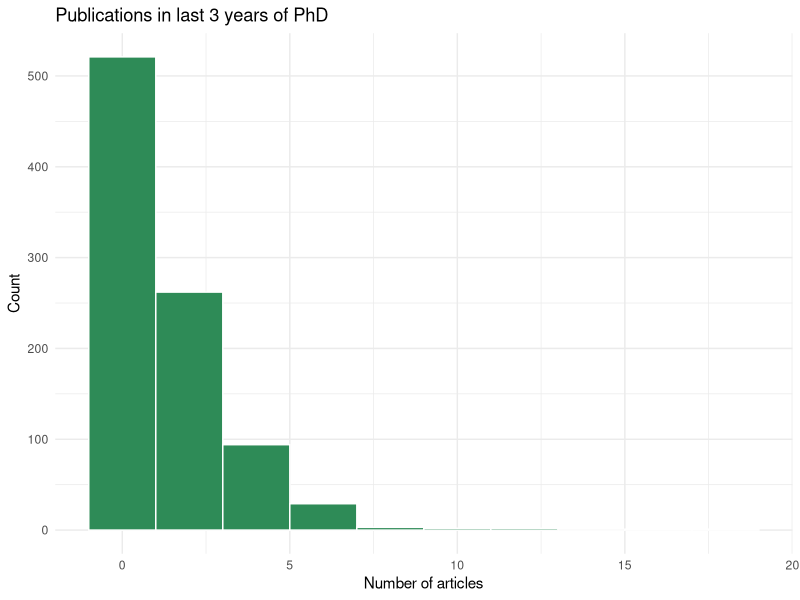
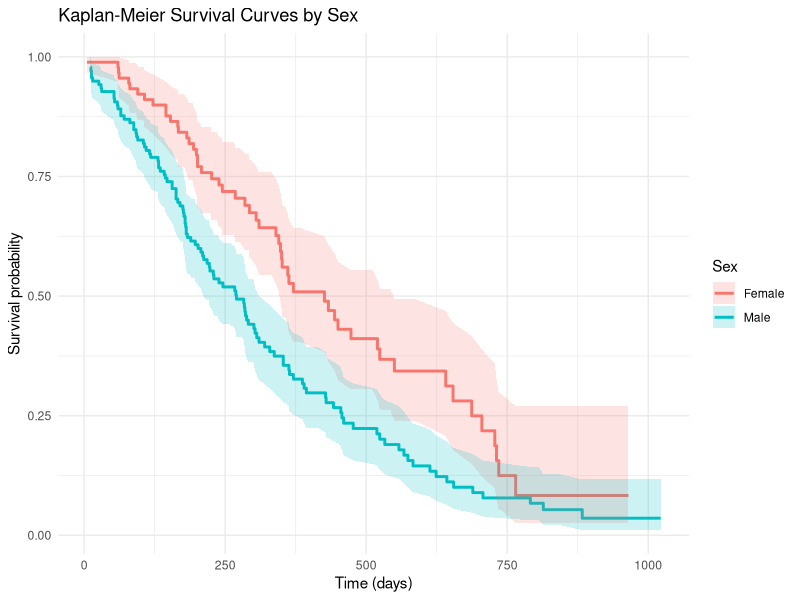
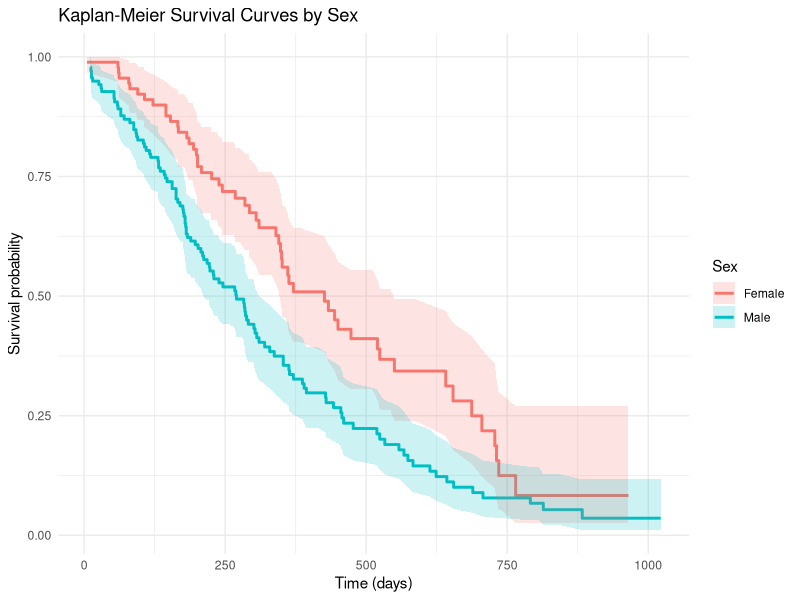

These figures' R source, in order:
setwd("~/Desktop/AQMSSII/assignment9")
library(carData)
library(MASS)
library(nnet)
library(pscl)
library(AER)
library(marginaleffects)
library(ggplot2)
data(BEPS)

### PART 1: ORDINAL, MULTINOMIAL AND COUNT OUTCOMES

## 1.1 Ordered logit: perceptions of the national economy

# a)
table(BEPS$economic.cond.national)
BEPS$econ_ord = factor(BEPS$economic.cond.national, ordered = TRUE)

# The third category (stayed about the same) is most common with 607 responses. 
# The extremes 1 (got much worse) and 5 (got much better) were much rarer with 37 
# and 82 responses respectively. OLS treats the numeric values 1-5 as equally spaced, 
# implying the difference between "got much worse" and "got a little worse" is 
# identical to "stayed the same" and "got a little better". For likert-scale survey 
# questions where the meanings are up for interpretation by respondents, this is 
# certainly wrong. Ordered logit avoids this assumption by estimating threshold 
# parameters that let the data determine the spacing of the latent scale. 


# b) 
m_ologit = polr(econ_ord ~ age + gender + Europe + political.knowledge,
                data = BEPS, Hess = TRUE)
summary(m_ologit)

# The raw coefficient on Europe is -0.122693, meaning there is a positive association 
# after applying the sign reversal. Respondents with stronger pro-EU attitudes tend to 
# pereive national economic conditions as having improved. 

# c) 
avg_slopes(m_ologit)

# For Europe, AMEs on the lower categories (1 and 2) are negative, while they are 
# positive for the higher categories (4 and 5), consistent with a positive association
# between pro-EU sentiment and more optimistic economic assessments. The AME's for 
# any given predictor must sum to zero across the five categories because probabilities 
# are constrained to sum to one. 

# d) 
predictions(m_ologit, newdata = datagrid(gender = c("female", "male")))

# For both the most pestimistic category (1) and the most optimistic (5) there are 
# very modest differences across male and female respondents. At the lower level 
# they are both around 0.02 and at the upper, for females the probability is 0.0421 
# and for males its 0.0506.

## 1.2 Multinomial logit: vote choice 

# a) 
BEPS$vote = relevel(BEPS$vote, ref = "Conservative")
m_mlogit = multinom(vote ~ economic.cond.national + Blair + Hague +
                      Kennedy + Europe, data = BEPS, trace = FALSE)
summary(m_mlogit)


# b) 
avg_slopes(m_mlogit)


# c) 
# IIA: odds ratio between any two alternatives is unaffected by the presence or 
# absence of other alternatives. IIA fails when two alternatives are close substitutes 
# adn removing one simply shifts probability to the other. IIA is a moderate concern 
# for British party cohhice, IIA is a moderate concern: Labour and the Lib Dems are 
# both centre left parties, so some voters may treat them as substitutes. 

## 1.3 Poisson regression: publication counts 
data(bioChemists)

# a) 
summary(bioChemists$art)
var(bioChemists$art)

ggplot(bioChemists, aes(x = art)) +
  geom_histogram(binwidth = 2, fill = "seagreen", color = "white") +
  theme_minimal() +
  labs(title = "Publications in last 3 years of PhD",
       x = "Number of articles", y = "Count")

# The distribution of article publicatino is right-skewed with a mode at zero and 
# a long upper tail. The mean is around 1.69 while the variance is approx. 3.71, 
# which is roughly twice the mean. Under the Poisson assumption, the variance should 
# equal the mean. A ratio susbtantially above 1 indicates overdispersion. This 
# pattern is a first signal that a standard Poisson model may underestimate 
# uncertainty and produce anti-conservative standard errors.

# b) 
m_pois = glm(art ~ fem + mar + kid5 + phd + ment,
             data = bioChemists, family = poisson)
summary(m_pois)

exp(coef(m_pois)["ment"])

# The incidence rate ratio for men is 1.026; each additional articles published 
# by the mentor is associated with a multiplicative increase in expected student 
# articles by that factor, holding all else constant. the effect is modest but 
# positive, suggesting that more productive mentors slightly boost student output. 
# The residual deviance is substantially larger than the residual degrees of freedom
# (their ratio is well above 2), which is another clear diagnostic signal of overdipersion
# - the poisson model does nt adequately capture the variation in publication counts. 

# c) 
dispersiontest(m_pois)

# The dispersion test rejects the null hypothesis of equidispersion (p<0.001). The 
# estimated dispersion parameter is above 1, confirming that the variance in art 
# exceeds its mean. This means the Poisson SEs are too small and the model 
# underestimates uncertainty, inflates test statistics, and produces p-values that 
# are misleadingly small. A model that explicitly accounts for overdispersion is needed
# e.g.. negative bionomial. 


## 1.4 Negative bionomial regression

# a) 
m_nb = glm.nb(art ~ fem + mar + kid5 + phd + ment,
              data = bioChemists)
summary(m_nb)

# the coefficient on ment is similar ot the Poisson estimate, indicating that the 
# point estimate is reasonably stable. The key difference is in the SEs. The negative 
# binomial model produces larger, more honest uncertainty estimates. The estimated 
# overdispersion parameter theta quantifies how much the variance exceeds the Poisson 
# prediction; a smaller theta means more severe overdispersion. Here theta is moderate
# indicating meaninful but not extreme extra-Poisson variation. 

# b) 
AIC(m_pois)
AIC(m_nb)

# The negative bionomial AIC is substantially lower than the Poisson AIC, despite the 
# NB model having one additional parameter (theta). Under AIC, the improvement in 
# fit more than compensates for the added complexity. This confirms that overdispersion
# is a genuine feature of the data, not noise, and that the negative binomial is the more 
# appropriate model for these publication counts. 

# c) 
predictions(m_nb, newdata = datagrid(fem = c("Men", "Women")))

# The predicted number of articles for men exceeds that for the women, holding marital 
# status, number of young children, PhD prestige, and mentor productivity constant
# at their sample means. The confidence intervals provide information on whether 
# this gender gap is statistically distinguishable: if the intervals do not overlap, 
# the difference is significant at conventional levels. The gap reflects a persistent
# within-group gender difference in publication productivity that is not simply an 
# artefact of other observable characteristics. 

# d) 
# The Poisson model is not adequate for this dataset. The variance-to-mean ratio of 
# art is roughly double, the residual deviance far exceeds the degrees of freedom, 
# and the formal disperstiontest() rejects equidispersion with a p-value well below 
# 0.001. The negative binomial model, which adds a dispersion parameter to accommodate
# this extra variation, achieves a substantially lower AIC and produces more reliable SEs. 
# The mentor's productivity has a positive and significant effect, with an IRR slightly 
# above 1. Each additoinal mentor article is assocaited with a modest multiplicative 
# increase in expected student articles, suggesting that working with a productive 
# mentor confers a real boost. Gender and number of young children are both negative 
# and significant: women publish fewer articles and each additional child under 5
# is associated with reduced output. PhD program prestige and marital status are not 
# statistically significant. Together, the results point to early-career productivity
# being shaped by mentor environment, gender, and family demands - patterns consistent 
# with literature on PhD student outcomes in STEM fields.



### PART 2: Survival Analysis 
library(survival)
library(broom)
library(ggplot2)
library(marginaleffects)

lung <- survival::lung

## 2.1. Kaplan Meier survival curves

nrow(lung) # 228 total observations
lung$dead <- lung$status - 1
sum(lung$status == 2) # 165 deaths
sum(lung$status == 1) # 63 censored

sum(lung$status == 1) / nrow(lung) # 0.276, 27% censored. 

# Roughly 27% of the patients are censored, which is substantial enough to warrant 
# methods accounting for censoring, such as survival analysis.

# b) 

km_fit <- survfit(Surv(time, dead) ~ 1, data = lung)
summary(km_fit)

print(km_fit)

# The median survival time in 310 days, meaning that half of the patients are expected
# to survive at least 310 after the start of the observation. At day 310, we would 
# expect half the patients to have died.

# c) 

km_sex <- survfit(Surv(time, dead) ~ sex, data = lung)
km_df <- broom::tidy(km_sex)
head(km_df)

km_df$sex <- ifelse(km_df$strata == "sex=1", "Male", "Female")

ggplot(km_df, aes(x = time, y = estimate, color = sex, fill = sex)) +  
  geom_step(size = 1) +  
  geom_ribbon(aes(ymin = conf.low, ymax = conf.high), 
              alpha = 0.2, color = NA) +  
  labs(x = "Time (days)",    
       y = "Survival probability",    
       color = "Sex",    
       fill = "Sex",    
       title = "Kaplan-Meier Survival Curves by Sex") +
  theme_minimal()

ggsave("km_sex_plot.pdf", width = 7, height = 5)

logrank <- survdiff(Surv(time, dead) ~ sex, data = lung)
pval <-  1 - pchisq(logrank$chisq, df = length(logrank$n) - 1)
pval

# The KM curve shows that women survive longer than men. The confidence intervals
# overlap somewhat, particularly near the beginning, but the curve diverge as time 
# progresses. The p-value is 0.0013, so we reject the null hypothesis that survival 
# functions are the same across sexes. 


## 2.2 Cox proportional hazards model 

# a) 
cox_model <- coxph(Surv(time, dead) ~ age + sex + ph.ecog, data = lung)
summary(cox_model)

# The estimated hazard ratio for sex is 0.5754, suggesting that women have a 42% lower 
# risk of death at any given time compared to men (1 - 0.5754). This is statically 
# significant (p = 0.001) meaning this difference is unlikely to be due to chance.


# b) 

# The hazard ratio of ph.ecog is 1.59, meaning that a one unit increase in ECOG 
# performance, moving towards worsening physical health is associated with a 
# 59% higher risk of death. 

# c) 
cox.zph(cox_model)

# The p-values for age, sex and ph.ecog are 0.66, and 0.15 respectively, and the 
# global p-value is 0.22. Since all the p-values are greater than 0.05, there is 
# no statistically significant evidence that the proportional hazards assumption 
# is violated for any covariate or globally. The proportional hazards assumption 
# holds - the hazard ratios are constant over time. 

# d) 

# The KM analysis revealed a statistically significant survival advantage for women 
# compared to men (logrank test p = 0.0013). In the Cox proportional hazards model, 
# sex and ECOG performance status were significant predictors; women had 42% lower
# hazard of death than men (HR = 0.58, p = 0.001), and each unit increase in ECOG 
# performance decline was associated with a 59% higher hazard (HR = 1.59). The 
# proportional hazards assumption was satisfied globally (p = 0.22), validating 
# model interference. These results suggest that sex and physical health status 
# are key modifiable and non-modifiable predictors of survival in lung cancer patients. 
